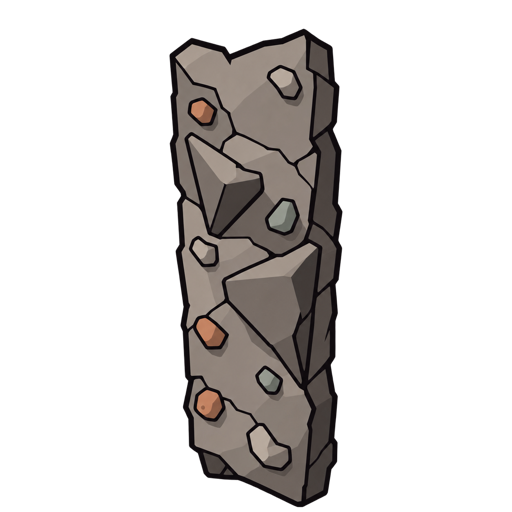
#> input picture assets/derived_art/scene_pack_20261015/painted_clinging_wall.png, 512 x 512 px
$ python -i prepare_scene_pack_1015.py   (imports and definitions only)
#> lines starting #> are read from the running program, lines starting #| are printed output that depends on the picture; after the words box and inside, x2 and y2 are one past the last pixel; in counts of white or black regions, pixels touching at a corner belong together
#> further down, picture is the input picture: PIL image 512x512 RGBA; mean R, G, B, A 47.4, 44.8, 38.1, 67.9
#!/usr/bin/env python3
"""Import 1015 source PNGs unchanged; separate art components and record recipes."""
from __future__ import annotations

import argparse
import hashlib
import json
from pathlib import Path

import numpy as np
from PIL import Image, ImageDraw
from scipy import ndimage

PACK = "scene_pack_20261015"


def clean_components(image: Image.Image) -> tuple[Image.Image, list[dict]]:
    pixels = np.array(image.convert("RGBA"))
    labels, _ = ndimage.label(pixels[:, :, 3] >= 32)
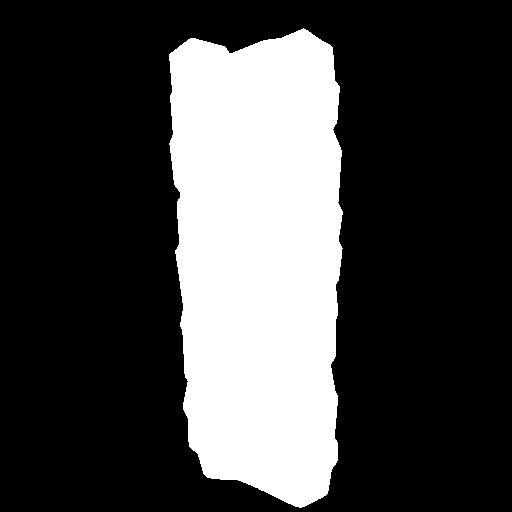
#> labels: shape (512, 512) int32; values 0 (black) and 1 (white), 27% white; 1 white region, box (x1, y1, x2, y2) and area: (169, 28, 343, 508) 70691
    components = []
    for label, slices in enumerate(ndimage.find_objects(labels), 1):
        if slices is None:
            continue
        count = int((labels[slices] == label).sum())
        if count >= 128:
            components.append({"label": label, "pixels": count,
                               "bounds": [slices[1].start, slices[0].start,
                                          slices[1].stop, slices[0].stop]})
#> this loop made 1 pass
#> (label, count) on pass 1: (1, 70691)
#> after the loop, components = 1 item
    keep = np.isin(labels, [part["label"] for part in components])
    # Retain antialiased outlines adjoining the main components, discard stray alpha.
    keep = ndimage.binary_dilation(keep, iterations=2)
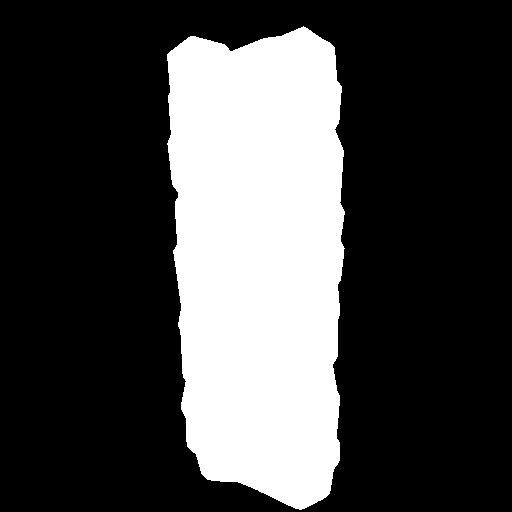
#> keep: shape (512, 512) bool; 27.9% white; 1 white region, box (x1, y1, x2, y2) and area: (167, 26, 345, 510) 73012
    pixels[~keep, 3] = 0
    return Image.fromarray(pixels), sorted(components, key=lambda p: p["pixels"], reverse=True)


# [110 lines left out: functions component_image, slot, prepare, not called in this run]


# [7 lines not run here, left out]

>>> from PIL import Image
>>> picture = Image.open('../assets/derived_art/scene_pack_20261015/painted_clinging_wall.png')
>>> result = clean_components(picture)

$ run again, on assets/derived_art/scene_pack_20261015/painted_fissured_rock_fragment_03.png
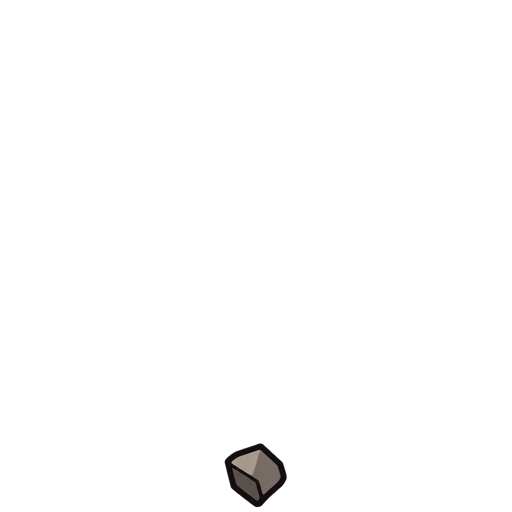
#> input picture assets/derived_art/scene_pack_20261015/painted_fissured_rock_fragment_03.png, 512 x 512 px
#> picture is the input picture: PIL image 512x512 RGBA; mean R, G, B, A 28.9, 39.1, 19.9, 2.5
#> in clean_components, `labels, _ = ndimage.label(pixels[:, :, 3] >= 32)`:
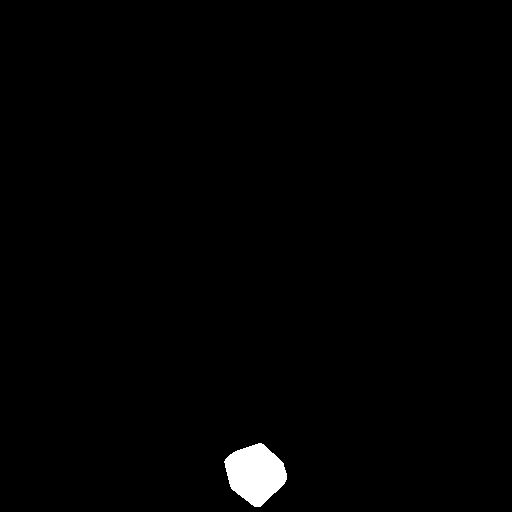
#> labels: shape (512, 512) int32; values 0 (black) and 1 (white), 1% white; 1 white region, box (x1, y1, x2, y2) and area: (224, 443, 287, 507) 2715
#> the loop in clean_components, `for label, slices in enumerate(ndimage.find_objects(labels), 1):` made 1 pass
#> (label, count) on pass 1: (1, 2715)
#> after the loop in clean_components, `for label, slices in enumerate(ndimage.find_objects(labels), 1):`: components = 1 item
#> in clean_components, `keep = ndimage.binary_dilation(keep, iterations=2)`:
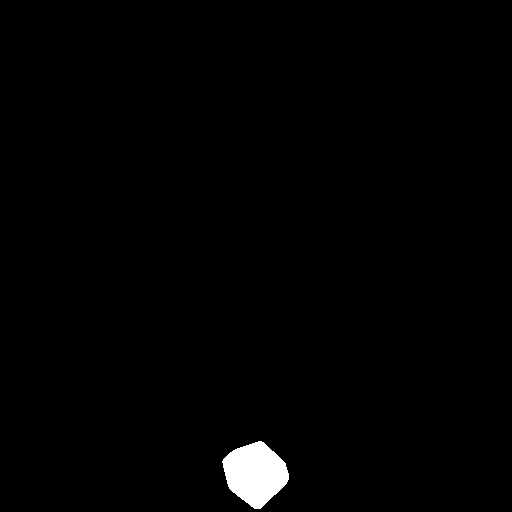
#> keep: shape (512, 512) bool; 1.2% white; 1 white region, box (x1, y1, x2, y2) and area: (222, 441, 289, 509) 3047

$ run again, on assets/derived_art/scene_pack_20261015/painted_traction_rock_01.png
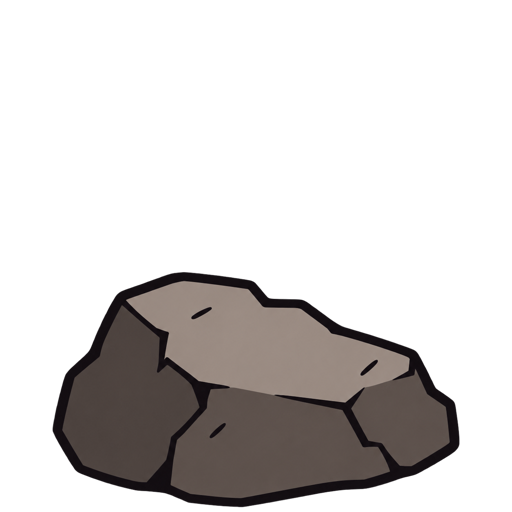
#> input picture assets/derived_art/scene_pack_20261015/painted_traction_rock_01.png, 512 x 512 px
#> picture is the input picture: PIL image 512x512 RGBA; mean R, G, B, A 31.1, 28, 26.9, 66.7
#> in clean_components, `labels, _ = ndimage.label(pixels[:, :, 3] >= 32)`:
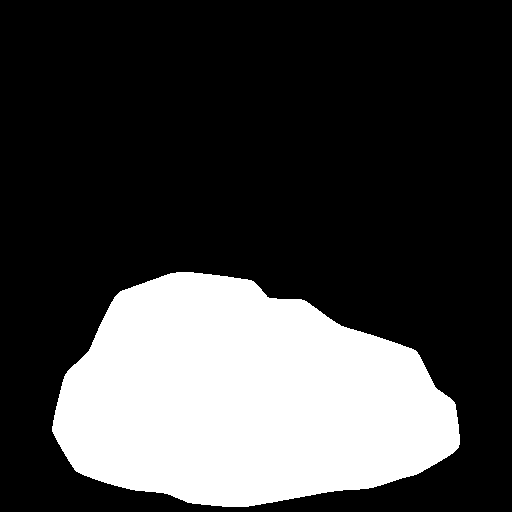
#> labels: shape (512, 512) int32; values 0 (black) and 1 (white), 26.5% white; 1 white region, box (x1, y1, x2, y2) and area: (52, 272, 460, 507) 69367
#> the loop in clean_components, `for label, slices in enumerate(ndimage.find_objects(labels), 1):` made 1 pass
#> (label, count) on pass 1: (1, 69367)
#> after the loop in clean_components, `for label, slices in enumerate(ndimage.find_objects(labels), 1):`: components = 1 item
#> in clean_components, `keep = ndimage.binary_dilation(keep, iterations=2)`:
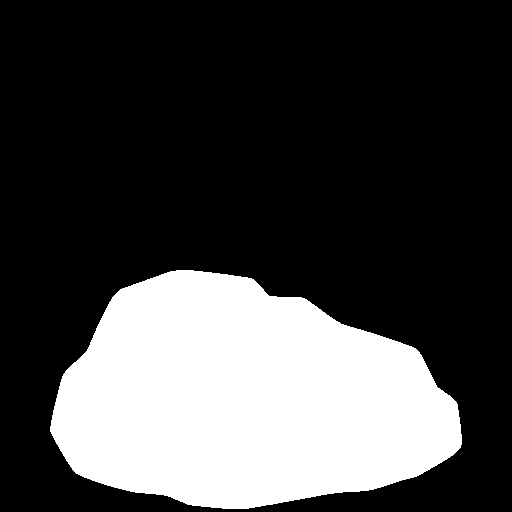
#> keep: shape (512, 512) bool; 27.2% white; 1 white region, box (x1, y1, x2, y2) and area: (50, 270, 462, 509) 71300

$ run again, on assets/derived_art/scene_pack_20261015/painted_traction_rock_02.png
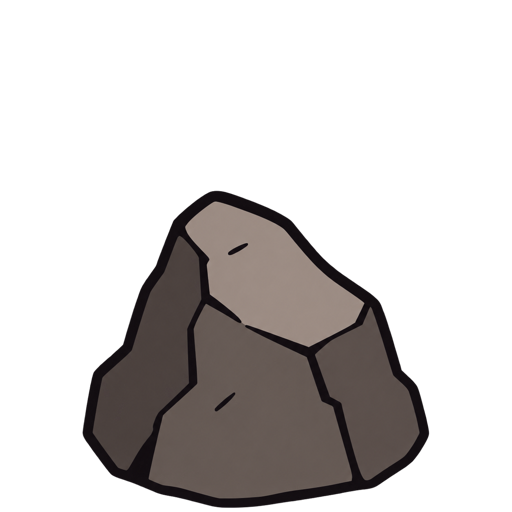
#> input picture assets/derived_art/scene_pack_20261015/painted_traction_rock_02.png, 512 x 512 px
#> picture is the input picture: PIL image 512x512 RGBA; mean R, G, B, A 30.7, 24.7, 25.2, 72.6
#> in clean_components, `labels, _ = ndimage.label(pixels[:, :, 3] >= 32)`:
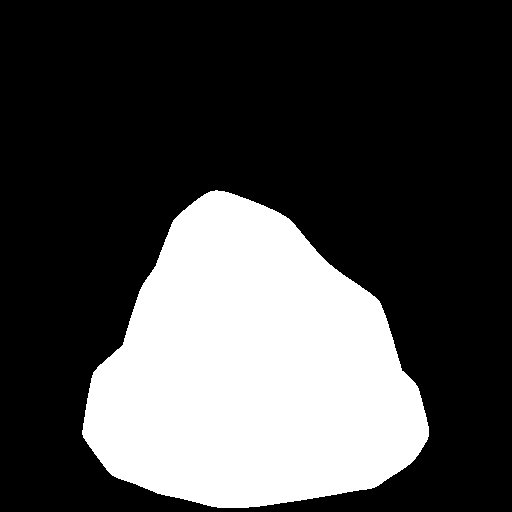
#> labels: shape (512, 512) int32; values 0 (black) and 1 (white), 28.8% white; 1 white region, box (x1, y1, x2, y2) and area: (82, 190, 429, 508) 75450
#> the loop in clean_components, `for label, slices in enumerate(ndimage.find_objects(labels), 1):` made 1 pass
#> (label, count) on pass 1: (1, 75450)
#> after the loop in clean_components, `for label, slices in enumerate(ndimage.find_objects(labels), 1):`: components = 1 item
#> in clean_components, `keep = ndimage.binary_dilation(keep, iterations=2)`:
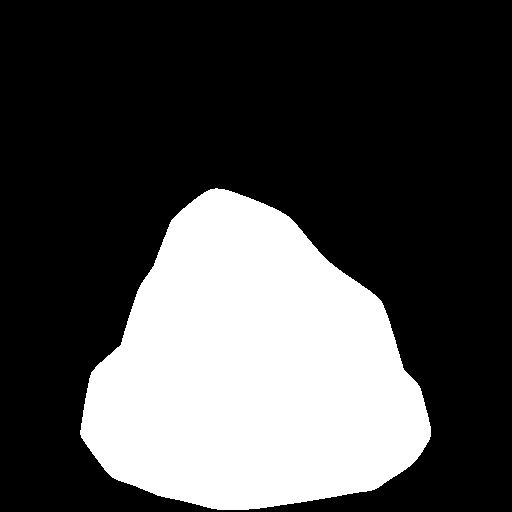
#> keep: shape (512, 512) bool; 29.5% white; 1 white region, box (x1, y1, x2, y2) and area: (80, 188, 431, 510) 77321
